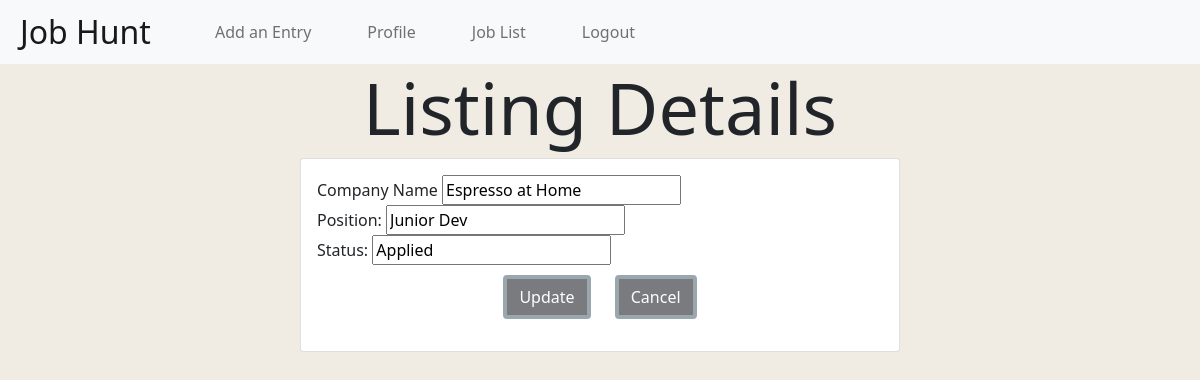
The app's page /jobs/15/edit (signed in), older data.
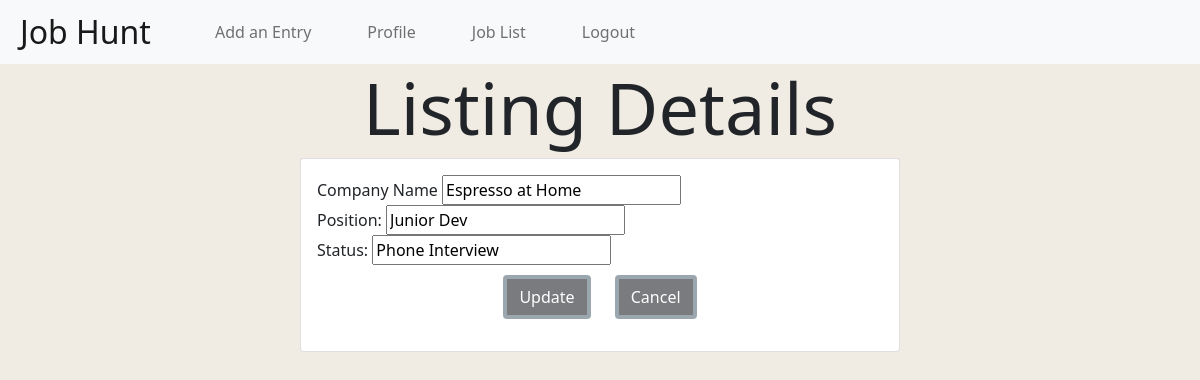
The same page, newer data.
### jobHuntApp/models.py (models this page shows)
class Job(models.Model):
    company_name = models.CharField(max_length=50)
    position = models.CharField(max_length=50)
    status = models.CharField(max_length=50)
    created_by = models.ForeignKey(User, related_name="jobs", on_delete=models.CASCADE, null=True)
    users_follow_up = models.ManyToManyField(User, related_name="jobs_users_marked")
    created_at = models.DateTimeField(auto_now_add=True)
    updated_at = models.DateTimeField(auto_now=True)
    objects = JobManager()

### jobHuntApp/views.py (the view)
# urls.py: path('jobs/<int:job_id>/edit', views.edit_entry),
def edit_entry(request, job_id):
    if 'user_id' not in request.session:
        return redirect('/')
    context = {
        "job": Job.objects.get(id=job_id)
    }
    return render(request, "listingdetails.html", context)

### jobHuntApp/templates/listingdetails.html (shortened to what this page needs)
    <head>
        <link href="https://cdn.jsdelivr.net/npm/bootstrap@5.1.0/dist/css/bootstrap.min.css" rel="stylesheet">
        <link rel="stylesheet" href="/static/css/style.css">
    </head>
    <body>
        {% include "navBar.html" %}
        <div class="container">
            <h1 class="display-2 text-center">Listing Details</h1>
            <div class="card mx-auto" style="width:600px">
                <div class="card-body">
                    <form action="/jobs/{{job.id}}/update" method="POST">
                        <div class="form-group row">
                            <label for="company_name">Company Name <input type="text" name="company_name" value="{{ job.company_name }}"></label>
                        </div>
                        <div class="form-group row">
                            <label for="position">Position: <input type="text" name="position" value="{{job.position}}"></label>
                        </div>
                        <div class="form-group row">
                            <label for="status">Status: <input type="text" name="status" value="{{job.status}}"></label>
                        </div>
                        <div class="col text-center">
                            <input type="submit" value="Update" class="btn btn-Dark">
                            <a class="btn btn-Dark" href="/jobs" role="button">Cancel </a>
                        </div>
                    </form>
                </div>
            </div>
        </div>
    </body>
</html>

Row changes from the older to the newer data that the page shows:
changed Job "Espresso at Home": status "Applied" → "Phone Interview"
